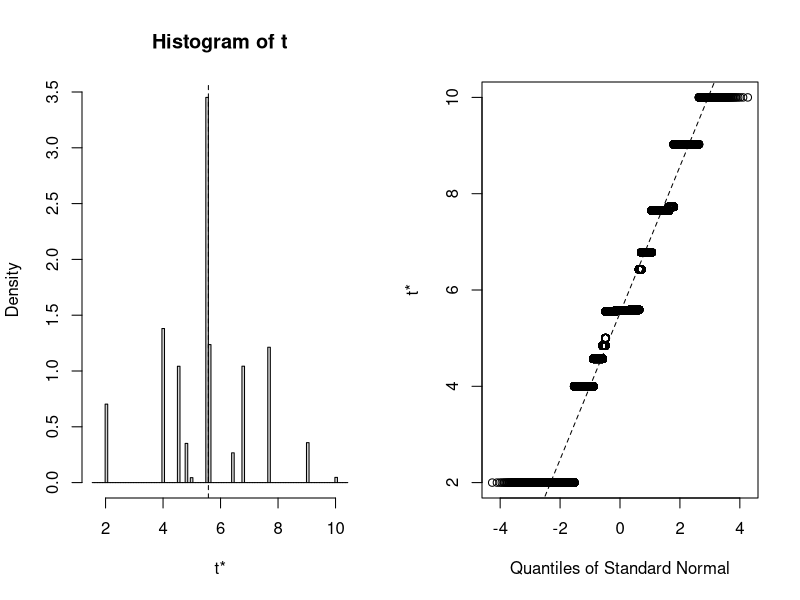
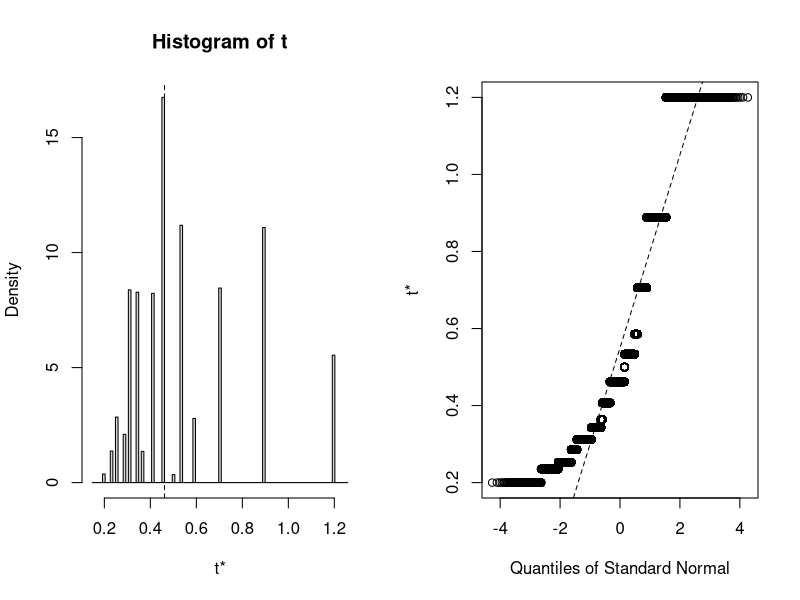

The R source for these figures, in order:
rm(list=ls(all=T))
# Homework 2 Problem 3
n = 4
y = c(2,2,5,10)
x = c(1.2,1.2,0.2,0.5)

# Linearization
t = y/x
v = 1/x
(mu_y = mean(t)/mean(v))
(se_mu_y = sqrt(1/ mean(v)^2 * var(t - mean(t)/mean(v)*v)/n))
# Note that this agrees with the other formula
(sqrt(mean(t)^2/mean(v)^4*var(v)/n + 1/mean(v)^2 * var(t)/n - 2 * mean(t)/mean(v)^3 * cor(t,v)*sqrt(var(t)*var(v))/n))

(mu_y.ci = mu_y + c(-1,1)*qt(.975,n-1) * se_mu_y)

# Bootstrapping # uncomment to run, it takes a while
library(boot)
N = 10^5
grab = function(data,i){ mean(data$t[i])/mean(data$v[i]) }
(straps = boot(data.frame(t,v), grab, N))
plot(straps)
dev.copy(png,'pollution_bootstraps.png') 
dev.off()
(boot.ci(straps))

# Estimate average lake size
(muhat_x  = 1/mean(v))
(se_muhat_x = sqrt(var(v)/(n*mean(v)^4) ))

(muhat_x.ci = muhat_x + c(-1,1)*qt(.975,n-1) * se_muhat_x)

N = 10^5
grab = function(data,i){ 1/mean(data$v[i]) }
(straps = boot(data.frame(t,v), grab, N))
plot(straps)
dev.copy(png,'mean_lake_bootstraps.png') 
dev.off()

(boot.ci(straps))
